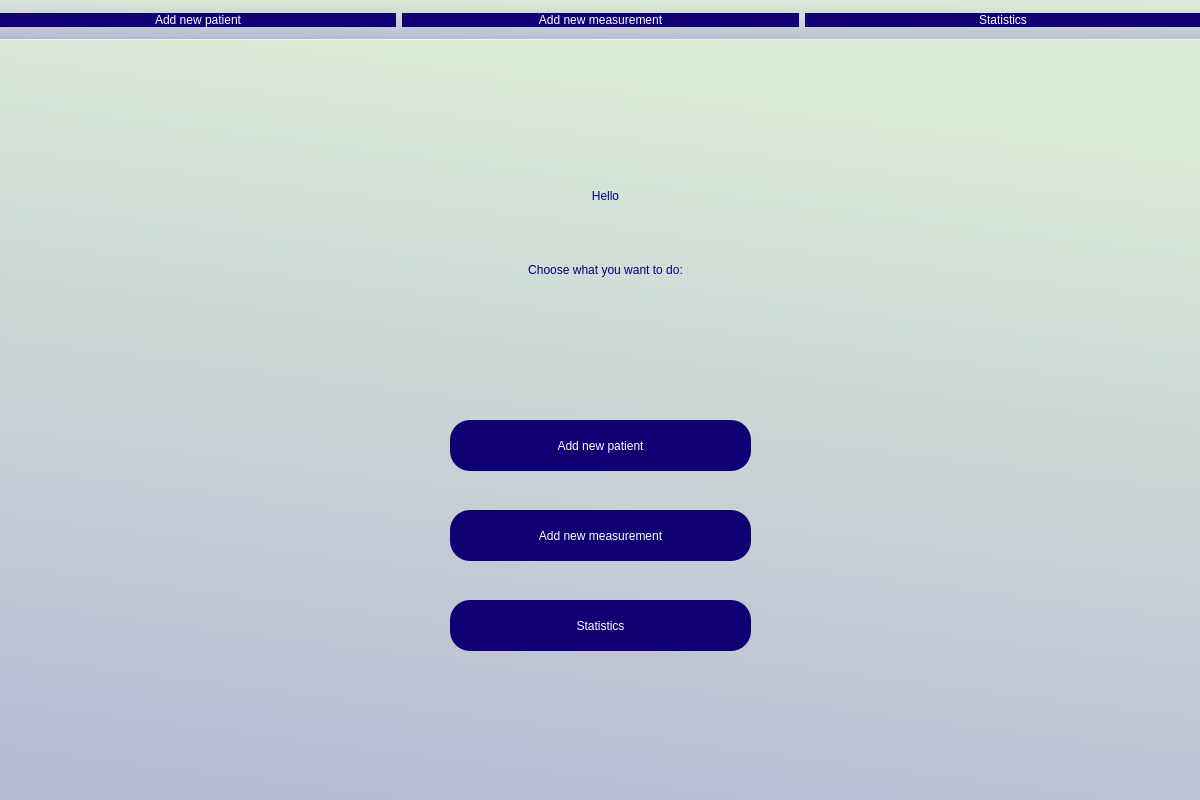
<?xml version="1.0" encoding="UTF-8"?>
<ui version="4.0">
 <class>MainWindow</class>
 <widget class="QMainWindow" name="MainWindow">
  <property name="geometry">
   <rect>
    <x>0</x>
    <y>0</y>
    <width>1200</width>
    <height>800</height>
   </rect>
  </property>
  <property name="windowTitle">
   <string>MainWindow</string>
  </property>
  <widget class="QWidget" name="centralwidget">
   <property name="styleSheet">
    <string notr="true"/>
   </property>
   <widget class="QStackedWidget" name="stackedWidget">
    <property name="geometry">
     <rect>
      <x>0</x>
      <y>40</y>
      <width>1251</width>
      <height>761</height>
     </rect>
    </property>
    <property name="styleSheet">
     <string notr="true">QStackedWidget#stackedWidget{
background-color: rgb(254, 255, 242);}</string>
    </property>
    <widget class="QWidget" name="page0">
     <property name="styleSheet">
      <string notr="true">QWidget#page0

{background-color: qlineargradient(spread:pad, x1:0, y1:1, x2:0.214, y2:0, stop:0 rgba(180, 186, 211, 255), stop:1 rgba(218, 232, 215, 255));}
</string>
     </property>
     <widget class="QPushButton" name="pushButton_1">
      <property name="geometry">
       <rect>
        <x>450</x>
        <y>380</y>
        <width>301</width>
        <height>51</height>
       </rect>
      </property>
      <property name="styleSheet">
       <string notr="true">border-radius:20px;
color: rgb(255, 255, 255);
font: 14pt &quot;Segoe UI&quot;;
background-color: rgb(17, 0, 115)</string>
      </property>
      <property name="text">
       <string>Add new patient</string>
      </property>
     </widget>
     <widget class="QPushButton" name="pushButton_2">
      <property name="geometry">
       <rect>
        <x>450</x>
        <y>470</y>
        <width>301</width>
        <height>51</height>
       </rect>
      </property>
      <property name="styleSheet">
       <string notr="true">border-radius:20px;
color: rgb(255, 255, 255);

font: 14pt &quot;Segoe UI&quot;;
background-color: rgb(17, 0, 115)</string>
      </property>
      <property name="text">
       <string>Add new measurement</string>
      </property>
     </widget>
     <widget class="QPushButton" name="pushButton_3">
      <property name="geometry">
       <rect>
        <x>450</x>
        <y>560</y>
        <width>301</width>
        <height>51</height>
       </rect>
      </property>
      <property name="styleSheet">
       <string notr="true">border-radius:20px;
color: rgb(255, 255, 255);

font: 14pt &quot;Segoe UI&quot;;
background-color: rgb(17, 0, 115)</string>
      </property>
      <property name="text">
       <string>Statistics</string>
      </property>
     </widget>
     <widget class="QLabel" name="label1_2">
      <property name="geometry">
       <rect>
        <x>10</x>
        <y>120</y>
        <width>1191</width>
        <height>72</height>
       </rect>
      </property>
      <property name="layoutDirection">
       <enum>Qt::LeftToRight</enum>
      </property>
      <property name="styleSheet">
       <string notr="true">font: 36pt &quot;MS Shell Dlg 2&quot;; color:rgb(0, 0, 127)</string>
      </property>
      <property name="text">
       <string>Hello</string>
      </property>
      <property name="alignment">
       <set>Qt::AlignCenter</set>
      </property>
     </widget>
     <widget class="QLabel" name="label2_2">
      <property name="geometry">
       <rect>
        <x>10</x>
        <y>160</y>
        <width>1191</width>
        <height>139</height>
       </rect>
      </property>
      <property name="styleSheet">
       <string notr="true">font: 20pt &quot;MS Shell Dlg 2&quot;;
color: rgb(0, 0, 127);</string>
      </property>
      <property name="text">
       <string>Choose what you want to do:</string>
      </property>
      <property name="textFormat">
       <enum>Qt::AutoText</enum>
      </property>
      <property name="alignment">
       <set>Qt::AlignCenter</set>
      </property>
     </widget>
    </widget>
    <widget class="QWidget" name="page1">
     <widget class="QWidget" name="bgwidget" native="true">
      <property name="geometry">
       <rect>
        <x>-90</x>
        <y>-40</y>
        <width>1311</width>
        <height>811</height>
       </rect>
      </property>
      <property name="styleSheet">
       <string notr="true">QWidget#bgwidget{background-color: qlineargradient(spread:pad, x1:0, y1:1, x2:0.214, y2:0, stop:0 rgba(180, 186, 211, 255), stop:1 rgba(218, 232, 215, 255));}
</string>
      </property>
      <widget class="QPushButton" name="pushButton_1save">
       <property name="geometry">
        <rect>
         <x>550</x>
         <y>670</y>
         <width>301</width>
         <height>51</height>
        </rect>
       </property>
       <property name="styleSheet">
        <string notr="true">border-radius:20px;
color: rgb(255, 255, 255);
font: 14pt &quot;Segoe UI&quot;;
background-color: rgb(17, 0, 115)</string>
       </property>
       <property name="text">
        <string>Save</string>
       </property>
      </widget>
      <widget class="QWidget" name="gridLayoutWidget">
       <property name="geometry">
        <rect>
         <x>450</x>
         <y>310</y>
         <width>600</width>
         <height>261</height>
        </rect>
       </property>
       <layout class="QGridLayout" name="gridLayout">
        <item row="3" column="0">
         <widget class="QLabel" name="label_14">
          <property name="styleSheet">
           <string notr="true">font: 14pt &quot;MS Shell Dlg 2&quot;;</string>
          </property>
          <property name="text">
           <string>Height:</string>
          </property>
         </widget>
        </item>
        <item row="0" column="0">
         <widget class="QLabel" name="label_11">
          <property name="styleSheet">
           <string notr="true">font: 14pt &quot;MS Shell Dlg 2&quot;;</string>
          </property>
          <property name="text">
           <string>Name:</string>
          </property>
         </widget>
        </item>
        <item row="2" column="0">
         <widget class="QLabel" name="label_13">
          <property name="styleSheet">
           <string notr="true">font: 14pt &quot;MS Shell Dlg 2&quot;;</string>
          </property>
          <property name="text">
           <string>Date of birth:</string>
          </property>
         </widget>
        </item>
        <item row="3" column="1">
         <widget class="QSpinBox" name="spinBox_height">
          <property name="styleSheet">
           <string notr="true">font: 14pt &quot;MS Shell Dlg 2&quot;;</string>
          </property>
          <property name="maximum">
           <number>999</number>
          </property>
          <property name="value">
           <number>165</number>
          </property>
         </widget>
        </item>
        <item row="3" column="2">
         <widget class="QLabel" name="label_7">
          <property name="styleSheet">
           <string notr="true">font: 14pt &quot;MS Shell Dlg 2&quot;;</string>
          </property>
          <property name="text">
           <string>cm</string>
          </property>
         </widget>
        </item>
        <item row="2" column="1">
         <widget class="QDateEdit" name="date_of_birth">
          <property name="styleSheet">
           <string notr="true">font: 14pt &quot;MS Shell Dlg 2&quot;;</string>
          </property>
          <property name="maximumDateTime">
           <datetime>
            <hour>23</hour>
            <minute>59</minute>
            <second>59</second>
            <year>2050</year>
            <month>12</month>
            <day>31</day>
           </datetime>
          </property>
          <property name="minimumDateTime">
           <datetime>
            <hour>0</hour>
            <minute>0</minute>
            <second>0</second>
            <year>1900</year>
            <month>1</month>
            <day>1</day>
           </datetime>
          </property>
          <property name="displayFormat">
           <string>yyyy.MM.dd</string>
          </property>
         </widget>
        </item>
        <item row="0" column="1">
         <widget class="QLineEdit" name="lineFirst_Name">
          <property name="styleSheet">
           <string notr="true">font: 14pt &quot;MS Shell Dlg 2&quot;;</string>
          </property>
         </widget>
        </item>
        <item row="1" column="1">
         <widget class="QLineEdit" name="lineSecond_Name">
          <property name="styleSheet">
           <string notr="true">font: 14pt &quot;MS Shell Dlg 2&quot;;</string>
          </property>
         </widget>
        </item>
        <item row="1" column="0">
         <widget class="QLabel" name="label_12">
          <property name="styleSheet">
           <string notr="true">font: 14pt &quot;MS Shell Dlg 2&quot;;</string>
          </property>
          <property name="text">
           <string>Surname:</string>
          </property>
         </widget>
        </item>
       </layout>
      </widget>
      <widget class="QLabel" name="label_page1">
       <property name="geometry">
        <rect>
         <x>90</x>
         <y>180</y>
         <width>1201</width>
         <height>61</height>
        </rect>
       </property>
       <property name="styleSheet">
        <string notr="true">font: 18pt &quot;MS Shell Dlg 2&quot;;
color: rgb(0, 0, 127);</string>
       </property>
       <property name="text">
        <string>Add new patient </string>
       </property>
       <property name="alignment">
        <set>Qt::AlignCenter</set>
       </property>
      </widget>
      <widget class="QLabel" name="labelError">
       <property name="geometry">
        <rect>
         <x>450</x>
         <y>600</y>
         <width>601</width>
         <height>27</height>
        </rect>
       </property>
       <property name="styleSheet">
        <string notr="true">font: 14pt &quot;MS Shell Dlg 2&quot;;
color: rgb(255, 0, 0);</string>
       </property>
       <property name="text">
        <string/>
       </property>
       <property name="alignment">
        <set>Qt::AlignCenter</set>
       </property>
      </widget>
     </widget>
    </widget>
    <widget class="QWidget" name="page2">
     <widget class="QWidget" name="bgwidget_2" native="true">
      <property name="geometry">
       <rect>
        <x>0</x>
        <y>-40</y>
        <width>1200</width>
        <height>800</height>
       </rect>
      </property>
      <property name="styleSheet">
       <string notr="true">QWidget#bgwidget_2{background-color: qlineargradient(spread:pad, x1:0, y1:1, x2:0.214, y2:0, stop:0 rgba(180, 186, 211, 255), stop:1 rgba(218, 232, 215, 255));}
</string>
      </property>
      <widget class="QPushButton" name="pushButton_2save">
       <property name="geometry">
        <rect>
         <x>470</x>
         <y>690</y>
         <width>301</width>
         <height>51</height>
        </rect>
       </property>
       <property name="styleSheet">
        <string notr="true">border-radius:20px;
color: rgb(255, 255, 255);
font: 14pt &quot;Segoe UI&quot;;
background-color: rgb(17, 0, 115)</string>
       </property>
       <property name="text">
        <string>Save</string>
       </property>
      </widget>
      <widget class="QWidget" name="gridLayoutWidget_2">
       <property name="geometry">
        <rect>
         <x>390</x>
         <y>400</y>
         <width>534</width>
         <height>184</height>
        </rect>
       </property>
       <layout class="QGridLayout" name="gridLayout_2">
        <item row="2" column="2" alignment="Qt::AlignVCenter">
         <widget class="QLabel" name="label_23cm">
          <property name="styleSheet">
           <string notr="true">font: 14pt &quot;MS Shell Dlg 2&quot;;</string>
          </property>
          <property name="text">
           <string>cm</string>
          </property>
         </widget>
        </item>
        <item row="2" column="1" alignment="Qt::AlignVCenter">
         <widget class="QLabel" name="label_height">
          <property name="styleSheet">
           <string notr="true">font: 14pt &quot;MS Shell Dlg 2&quot;;</string>
          </property>
          <property name="text">
           <string/>
          </property>
         </widget>
        </item>
        <item row="3" column="0">
         <widget class="QLabel" name="label_24">
          <property name="styleSheet">
           <string notr="true">font: 14pt &quot;MS Shell Dlg 2&quot;;</string>
          </property>
          <property name="text">
           <string>Weight:</string>
          </property>
         </widget>
        </item>
        <item row="2" column="0" alignment="Qt::AlignVCenter">
         <widget class="QLabel" name="label_23">
          <property name="styleSheet">
           <string notr="true">font: 14pt &quot;MS Shell Dlg 2&quot;;</string>
          </property>
          <property name="text">
           <string>Height:</string>
          </property>
         </widget>
        </item>
        <item row="0" column="0">
         <widget class="QLabel" name="label_21">
          <property name="styleSheet">
           <string notr="true">font: 14pt &quot;MS Shell Dlg 2&quot;;</string>
          </property>
          <property name="text">
           <string>Name and Surname:</string>
          </property>
         </widget>
        </item>
        <item row="3" column="2">
         <widget class="QLabel" name="label_24kg">
          <property name="styleSheet">
           <string notr="true">font: 14pt &quot;MS Shell Dlg 2&quot;;</string>
          </property>
          <property name="text">
           <string>kg</string>
          </property>
         </widget>
        </item>
        <item row="0" column="1" colspan="2">
         <widget class="QComboBox" name="comboBox3">
          <property name="styleSheet">
           <string notr="true">font: 14pt &quot;MS Shell Dlg 2&quot;;</string>
          </property>
         </widget>
        </item>
        <item row="4" column="0">
         <widget class="QLabel" name="label_25">
          <property name="styleSheet">
           <string notr="true">font: 14pt &quot;MS Shell Dlg 2&quot;;</string>
          </property>
          <property name="text">
           <string>Date:</string>
          </property>
         </widget>
        </item>
        <item row="4" column="1">
         <widget class="QDateEdit" name="dateEdit_3">
          <property name="styleSheet">
           <string notr="true">font: 14pt &quot;MS Shell Dlg 2&quot;;</string>
          </property>
          <property name="displayFormat">
           <string>yyyy.MM.dd</string>
          </property>
          <property name="date">
           <date>
            <year>2024</year>
            <month>1</month>
            <day>2</day>
           </date>
          </property>
         </widget>
        </item>
        <item row="3" column="1">
         <widget class="QDoubleSpinBox" name="spinBox_weight_2">
          <property name="styleSheet">
           <string notr="true">font: 14pt &quot;MS Shell Dlg 2&quot;;</string>
          </property>
          <property name="maximum">
           <double>999.990000000000009</double>
          </property>
          <property name="singleStep">
           <double>0.010000000000000</double>
          </property>
          <property name="value">
           <double>65.000000000000000</double>
          </property>
         </widget>
        </item>
        <item row="1" column="1" colspan="2" alignment="Qt::AlignVCenter">
         <widget class="QLabel" name="label_age">
          <property name="minimumSize">
           <size>
            <width>317</width>
            <height>20</height>
           </size>
          </property>
          <property name="styleSheet">
           <string notr="true">font: 14pt &quot;MS Shell Dlg 2&quot;;</string>
          </property>
          <property name="text">
           <string/>
          </property>
         </widget>
        </item>
        <item row="1" column="0">
         <widget class="QLabel" name="label_22">
          <property name="styleSheet">
           <string notr="true">font: 14pt &quot;MS Shell Dlg 2&quot;;</string>
          </property>
          <property name="text">
           <string>Date of Birth:</string>
          </property>
         </widget>
        </item>
       </layout>
      </widget>
      <widget class="QLabel" name="label_page2">
       <property name="geometry">
        <rect>
         <x>0</x>
         <y>180</y>
         <width>1201</width>
         <height>61</height>
        </rect>
       </property>
       <property name="styleSheet">
        <string notr="true">font: 18pt &quot;MS Shell Dlg 2&quot;;color: rgb(0, 0, 127);
</string>
       </property>
       <property name="lineWidth">
        <number>1</number>
       </property>
       <property name="text">
        <string>Add new measurement:</string>
       </property>
       <property name="alignment">
        <set>Qt::AlignCenter</set>
       </property>
      </widget>
     </widget>
    </widget>
    <widget class="QWidget" name="page3">
     <property name="styleSheet">
      <string notr="true">QWidget#page3{background-color: qlineargradient(spread:pad, x1:0, y1:0, x2:0.995, y2:0.949, stop:0 rgba(171, 63, 198, 255), stop:1 rgba(255, 223, 223, 255))}</string>
     </property>
     <widget class="QWidget" name="bgwidget_3" native="true">
      <property name="geometry">
       <rect>
        <x>0</x>
        <y>0</y>
        <width>1200</width>
        <height>800</height>
       </rect>
      </property>
      <property name="styleSheet">
       <string notr="true">QWidget#bgwidget_3{background-color: qlineargradient(spread:pad, x1:0, y1:1, x2:0.214, y2:0, stop:0 rgba(180, 186, 211, 255), stop:1 rgba(218, 232, 215, 255));}
</string>
      </property>
      <widget class="QWidget" name="gridLayoutWidget_5">
       <property name="geometry">
        <rect>
         <x>790</x>
         <y>10</y>
         <width>401</width>
         <height>106</height>
        </rect>
       </property>
       <layout class="QGridLayout" name="gridLayout_5">
        <item row="3" column="0">
         <widget class="QLabel" name="label_49">
          <property name="styleSheet">
           <string notr="true">font: 14pt &quot;MS Shell Dlg 2&quot;;</string>
          </property>
          <property name="text">
           <string>Date of Birth:</string>
          </property>
         </widget>
        </item>
        <item row="1" column="0">
         <widget class="QLabel" name="label_50">
          <property name="styleSheet">
           <string notr="true">font: 14pt &quot;MS Shell Dlg 2&quot;;</string>
          </property>
          <property name="text">
           <string>Patient:</string>
          </property>
         </widget>
        </item>
        <item row="4" column="0">
         <widget class="QLabel" name="label_51">
          <property name="styleSheet">
           <string notr="true">font: 14pt &quot;MS Shell Dlg 2&quot;;</string>
          </property>
          <property name="text">
           <string>Height:</string>
          </property>
         </widget>
        </item>
        <item row="4" column="2">
         <widget class="QLabel" name="label_52">
          <property name="styleSheet">
           <string notr="true">font: 14pt &quot;MS Shell Dlg 2&quot;;</string>
          </property>
          <property name="text">
           <string>cm</string>
          </property>
         </widget>
        </item>
        <item row="3" column="1">
         <widget class="QLabel" name="label_age3_4">
          <property name="styleSheet">
           <string notr="true">font: 14pt &quot;MS Shell Dlg 2&quot;;</string>
          </property>
          <property name="text">
           <string/>
          </property>
         </widget>
        </item>
        <item row="1" column="1" colspan="2">
         <widget class="QComboBox" name="comboBox3_4">
          <property name="styleSheet">
           <string notr="true">font: 14pt &quot;MS Shell Dlg 2&quot;;</string>
          </property>
         </widget>
        </item>
        <item row="4" column="1">
         <widget class="QLabel" name="label_height3_4">
          <property name="styleSheet">
           <string notr="true">font: 14pt &quot;MS Shell Dlg 2&quot;;</string>
          </property>
          <property name="text">
           <string/>
          </property>
         </widget>
        </item>
       </layout>
      </widget>
      <widget class="QLabel" name="label_page1_5">
       <property name="geometry">
        <rect>
         <x>520</x>
         <y>20</y>
         <width>151</width>
         <height>61</height>
        </rect>
       </property>
       <property name="styleSheet">
        <string notr="true">font: 18pt &quot;MS Shell Dlg 2&quot;;color: rgb(0, 0, 127);</string>
       </property>
       <property name="text">
        <string>Statistics</string>
       </property>
      </widget>
      <widget class="QTableWidget" name="tableWidget_3">
       <property name="geometry">
        <rect>
         <x>10</x>
         <y>10</y>
         <width>381</width>
         <height>731</height>
        </rect>
       </property>
       <column>
        <property name="text">
         <string>Data</string>
        </property>
       </column>
       <column>
        <property name="text">
         <string>Waga [kg]</string>
        </property>
       </column>
       <column>
        <property name="text">
         <string>BMI</string>
        </property>
       </column>
      </widget>
      <widget class="QWidget" name="gridLayoutWidget_3">
       <property name="geometry">
        <rect>
         <x>450</x>
         <y>650</y>
         <width>461</width>
         <height>100</height>
        </rect>
       </property>
       <layout class="QGridLayout" name="gridLayout_3">
        <item row="0" column="3">
         <widget class="QLabel" name="date_weightLow">
          <property name="styleSheet">
           <string notr="true">font: 14pt &quot;MS Shell Dlg 2&quot;;</string>
          </property>
          <property name="text">
           <string/>
          </property>
         </widget>
        </item>
        <item row="1" column="1">
         <widget class="QLabel" name="label_weightHigh">
          <property name="styleSheet">
           <string notr="true">font: 14pt &quot;MS Shell Dlg 2&quot;;</string>
          </property>
          <property name="text">
           <string/>
          </property>
         </widget>
        </item>
        <item row="1" column="0">
         <widget class="QLabel" name="label_27">
          <property name="styleSheet">
           <string notr="true">font: 14pt &quot;MS Shell Dlg 2&quot;;</string>
          </property>
          <property name="text">
           <string>Highest weight:</string>
          </property>
         </widget>
        </item>
        <item row="0" column="1">
         <widget class="QLabel" name="label_weightLow">
          <property name="styleSheet">
           <string notr="true">font: 14pt &quot;MS Shell Dlg 2&quot;;</string>
          </property>
          <property name="text">
           <string/>
          </property>
         </widget>
        </item>
        <item row="2" column="1">
         <widget class="QLabel" name="label_weightMedium">
          <property name="styleSheet">
           <string notr="true">font: 14pt &quot;MS Shell Dlg 2&quot;;</string>
          </property>
          <property name="text">
           <string/>
          </property>
         </widget>
        </item>
        <item row="0" column="0">
         <widget class="QLabel" name="label_26">
          <property name="styleSheet">
           <string notr="true">font: 14pt &quot;MS Shell Dlg 2&quot;;</string>
          </property>
          <property name="text">
           <string>Lowest weight:</string>
          </property>
         </widget>
        </item>
        <item row="2" column="0">
         <widget class="QLabel" name="label_28">
          <property name="styleSheet">
           <string notr="true">font: 14pt &quot;MS Shell Dlg 2&quot;;</string>
          </property>
          <property name="text">
           <string>Average body weight:</string>
          </property>
         </widget>
        </item>
        <item row="1" column="3">
         <widget class="QLabel" name="date_weightHigh">
          <property name="styleSheet">
           <string notr="true">font: 14pt &quot;MS Shell Dlg 2&quot;;</string>
          </property>
          <property name="text">
           <string/>
          </property>
         </widget>
        </item>
        <item row="0" column="2">
         <widget class="QLabel" name="label_weightLow_2">
          <property name="styleSheet">
           <string notr="true">font: 14pt &quot;MS Shell Dlg 2&quot;;</string>
          </property>
          <property name="text">
           <string>kg</string>
          </property>
         </widget>
        </item>
        <item row="1" column="2">
         <widget class="QLabel" name="label_weightLow_3">
          <property name="styleSheet">
           <string notr="true">font: 14pt &quot;MS Shell Dlg 2&quot;;</string>
          </property>
          <property name="text">
           <string>kg</string>
          </property>
         </widget>
        </item>
        <item row="2" column="2">
         <widget class="QLabel" name="label_weightLow_4">
          <property name="styleSheet">
           <string notr="true">font: 14pt &quot;MS Shell Dlg 2&quot;;</string>
          </property>
          <property name="text">
           <string>kg</string>
          </property>
         </widget>
        </item>
       </layout>
      </widget>
      <widget class="QLabel" name="label_2">
       <property name="geometry">
        <rect>
         <x>470</x>
         <y>220</y>
         <width>511</width>
         <height>321</height>
        </rect>
       </property>
       <property name="styleSheet">
        <string notr="true">font: 15pt &quot;MS Shell Dlg 2&quot;;
border-color: rgb(0, 0, 127);</string>
       </property>
       <property name="text">
        <string>For adults, the BMI value indicates:

Below 16: Starvation
16 - 16.99: Underweight
17 - 18.49: Low weight
18.5 - 24.99: Normal weight
25.0 - 29.9: Overweight
30.0 - 34.99: Obesity (Class I)
35.0 - 39.99: Obesity (Class II)
Above 40.0: Extreme obesity</string>
       </property>
      </widget>
     </widget>
    </widget>
   </widget>
   <widget class="QWidget" name="menuButtons" native="true">
    <property name="geometry">
     <rect>
      <x>0</x>
      <y>0</y>
      <width>1200</width>
      <height>40</height>
     </rect>
    </property>
    <widget class="QLabel" name="label">
     <property name="geometry">
      <rect>
       <x>0</x>
       <y>0</y>
       <width>1200</width>
       <height>39</height>
      </rect>
     </property>
     <property name="styleSheet">
      <string notr="true">background-color: qlineargradient(spread:pad, x1:0, y1:1, x2:0.214, y2:0, stop:0 rgba(180, 186, 211, 255), stop:1 rgba(218, 232, 215, 255));</string>
     </property>
     <property name="text">
      <string/>
     </property>
    </widget>
    <widget class="QWidget" name="horizontalLayoutWidget_2">
     <property name="geometry">
      <rect>
       <x>0</x>
       <y>0</y>
       <width>1201</width>
       <height>41</height>
      </rect>
     </property>
     <layout class="QHBoxLayout" name="horizontalLayout">
      <item>
       <widget class="QPushButton" name="menuButton1">
        <property name="styleSheet">
         <string notr="true">border-radius:20px;
color: rgb(255, 255, 255);
font: 12pt &quot;Segoe UI&quot;;
background-color: rgb(17, 0, 115)</string>
        </property>
        <property name="text">
         <string>Add new patient</string>
        </property>
       </widget>
      </item>
      <item>
       <widget class="QPushButton" name="menuButton2">
        <property name="styleSheet">
         <string notr="true">border-radius:20px;
color: rgb(255, 255, 255);
font: 12pt &quot;Segoe UI&quot;;
background-color: rgb(17, 0, 115)</string>
        </property>
        <property name="text">
         <string>Add new measurement</string>
        </property>
       </widget>
      </item>
      <item>
       <widget class="QPushButton" name="menuButton3">
        <property name="styleSheet">
         <string notr="true">border-radius:20px;
color: rgb(255, 255, 255);
font: 12pt &quot;Segoe UI&quot;;
background-color: rgb(17, 0, 115)</string>
        </property>
        <property name="text">
         <string>Statistics</string>
        </property>
       </widget>
      </item>
     </layout>
    </widget>
   </widget>
  </widget>
 </widget>
 <resources/>
 <connections/>
</ui>
